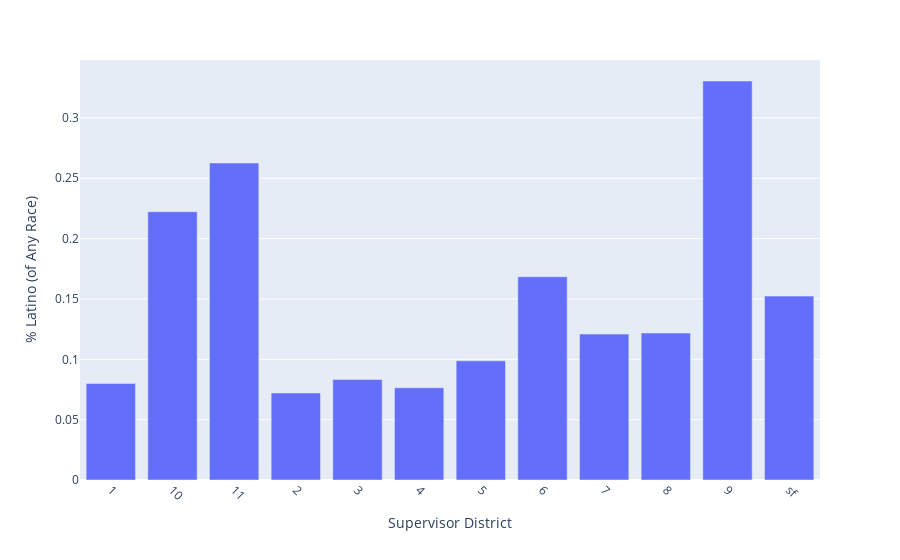

The notebook cell this image was saved under:
### Markdown cell above
## Visualizations

### Code cell
def f(Variable):
    fig = px.bar(df_all_calcs_tp, x=geo_summary_variable, y=Variable)
    fig.update_xaxes(tickangle=45)
    fig.show()

variables = df_all_calcs_tp.columns[1:].sort_values()

interact(f, Variable=variables)

### Figure 1 — Plotly figure (JSON) as saved in the notebook; plotly's stock layout.template omitted (floating-point values rounded to 4 significant figures)
{"data": [{"alignmentgroup": "True", "hovertemplate": "Supervisor District=%{x}<br>% Latino (of Any Race)=%{y}<extra></extra>", "legendgroup": "", "marker": {"color": "#636efa"}, "name": "", "offsetgroup": "", "orientation": "v", "showlegend": false, "textposition": "auto", "type": "bar", "x": ["1", "10", "11", "2", "3", "4", "5", "6", "7", "8", "9", "sf"], "xaxis": "x", "y": [0.07996, 0.2223, 0.2626, 0.07209, 0.08323, 0.07643, 0.0987, 0.1684, 0.1209, 0.1218, 0.3306, 0.1524], "yaxis": "y"}], "layout": {"barmode": "relative", "legend": {"tracegroupgap": 0}, "margin": {"t": 60}, "xaxis": {"anchor": "y", "domain": [0, 1], "tickangle": 45, "title": {"text": "Supervisor District"}}, "yaxis": {"anchor": "x", "domain": [0, 1], "title": {"text": "% Latino (of Any Race)"}}}}
